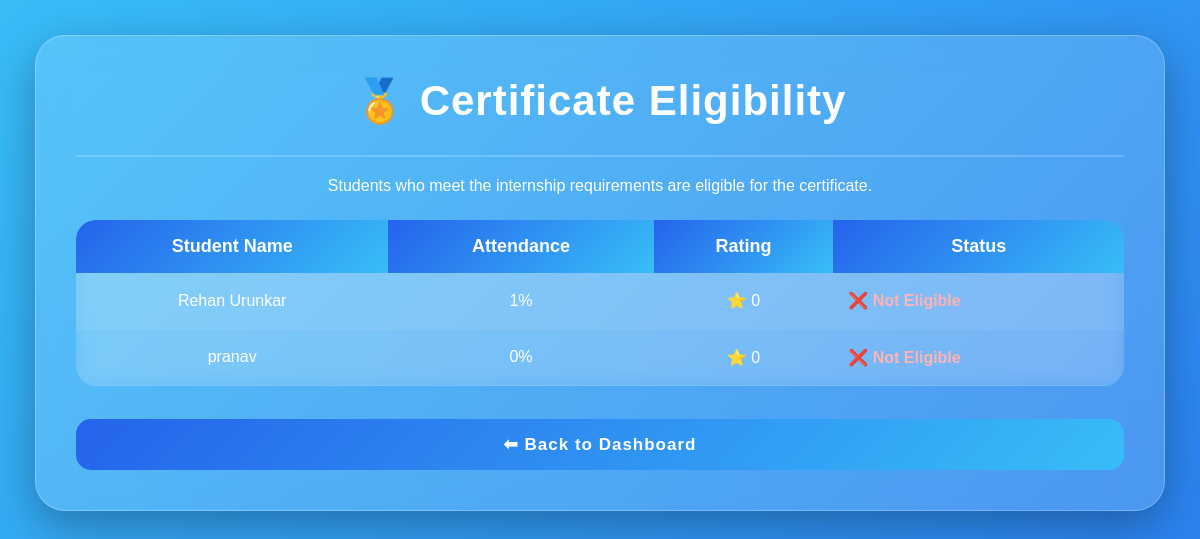
The app's page /certificate, older data.
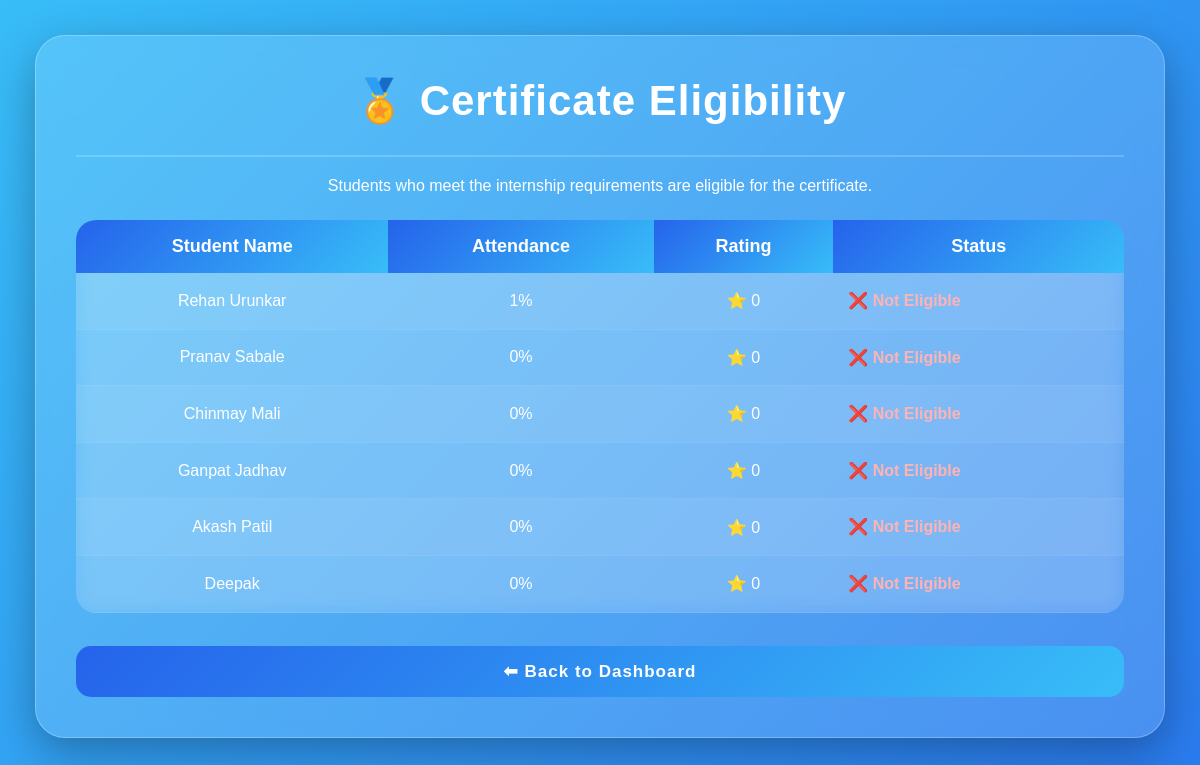
The same page, newer data.
### tables this page shows
CREATE TABLE students(
    id INTEGER PRIMARY KEY AUTOINCREMENT,
    name TEXT,
    email TEXT,
    department TEXT,
    attendance INTEGER DEFAULT 0,
    tasks_completed INTEGER DEFAULT 0,
    rating INTEGER DEFAULT 0
);

### app.py (the view)
@app.route('/certificate')
def certificate():
    conn = sqlite3.connect("internship.db")
    cursor = conn.cursor()
    cursor.execute("SELECT * FROM students")
    data = cursor.fetchall()
    conn.close()
    return render_template(
        "certificate.html",
        students=data
    )

### templates/certificate.html (shortened to what this page needs)
<!DOCTYPE html>
<html>
<head>
<link rel="stylesheet"
href="{{ url_for('static', filename='style.css') }}">
</head>
<body>
<div class="container">
<h1>🏅 Certificate Eligibility</h1>
<hr style="margin:20px 0;border:1px solid rgba(255,255,255,0.2);">
<p style="text-align:center;color:white;margin-bottom:25px;">
Students who meet the internship requirements are eligible for the certificate.
</p>
<table>
<tr>
<th>Student Name</th>
<th>Attendance</th>
<th>Rating</th>
<th>Status</th>
</tr>
{% for s in students %}
<tr>
<td>{{ s[1] }}</td>
<td>{{ s[4] }}%</td>
<td>⭐ {{ s[5] }}</td>
<td>
{% if s[4] >= 75 %}
<span style="color:lime;font-weight:bold;">
✅ Eligible
</span>
{% else %}
<span style="color:#ffb3b3;font-weight:bold;">
❌ Not Eligible
</span>
{% endif %}
</td>
</tr>
{% endfor %}
</table>
<br>
<a href="/mentor_dashboard">
<button>
⬅ Back to Dashboard
</button>
</a>
</div>
</body>
</html>

### static/style.css (style rules this page uses)
* { margin:0; padding:0; box-sizing:border-box; font-family:'Poppins',sans-serif; }
body { min-height:100vh; background:linear-gradient( -45deg, #0f172a, #1e3a8a, #2563eb, #38bdf8 ); background-size:400% 400%; animation:bgAnimation 15s ease infinite; padding:35px; }
.container { max-width:1300px; margin:auto; padding:40px; border-radius:30px; background:rgba(255,255,255,0.15); backdrop-filter:blur(15px); border:1px solid rgba(255,255,255,.25); box-shadow: 0 15px 45px rgba(0,0,0,.3); animation:fadeIn .8s; }
h1 { text-align:center; font-size:42px; margin-bottom:30px; color:white; font-weight:700; letter-spacing:1px; }
p { color:white; }
button { width:100%; padding:15px; margin-top:15px; border:none; border-radius:15px; font-size:17px; font-weight:bold; cursor:pointer; color:white; background:linear-gradient( 135deg, #2563eb, #38bdf8 ); transition:.3s; }
table { width:100%; margin-top:25px; border-collapse:collapse; overflow:hidden; border-radius:20px; background:rgba(255,255,255,.1); backdrop-filter:blur(10px); }
th { padding:16px; background:#2563eb; color:white; font-size:18px; }
td { padding:15px; text-align:center; color:white; border-bottom:1px solid rgba(255,255,255,.1); }
table { overflow:hidden; border-radius:20px; }
th { background:linear-gradient(135deg,#2563eb,#38bdf8); font-size:18px; }
tr:nth-child(even) { background:rgba(255,255,255,.05); }
td { font-size:16px; }
button { letter-spacing:1px; }
table td { vertical-align:middle; }
table td:last-child { text-align:left; line-height:1.6; }

Row changes from the older to the newer data that the page shows:
removed students: name "pranav", attendance "0", tasks_completed "0", shows "❌ Not Eligible"
added students: name "Pranav Sabale", attendance "0", tasks_completed "0", shows "❌ Not Eligible"
added students: name "Chinmay Mali", attendance "0", tasks_completed "0", shows "❌ Not Eligible"
added students: name "Ganpat Jadhav", attendance "0", tasks_completed "0", shows "❌ Not Eligible"
added students: name "Akash Patil", attendance "0", tasks_completed "0", shows "❌ Not Eligible"
added students: name "Deepak", attendance "0", tasks_completed "0", shows "❌ Not Eligible"
